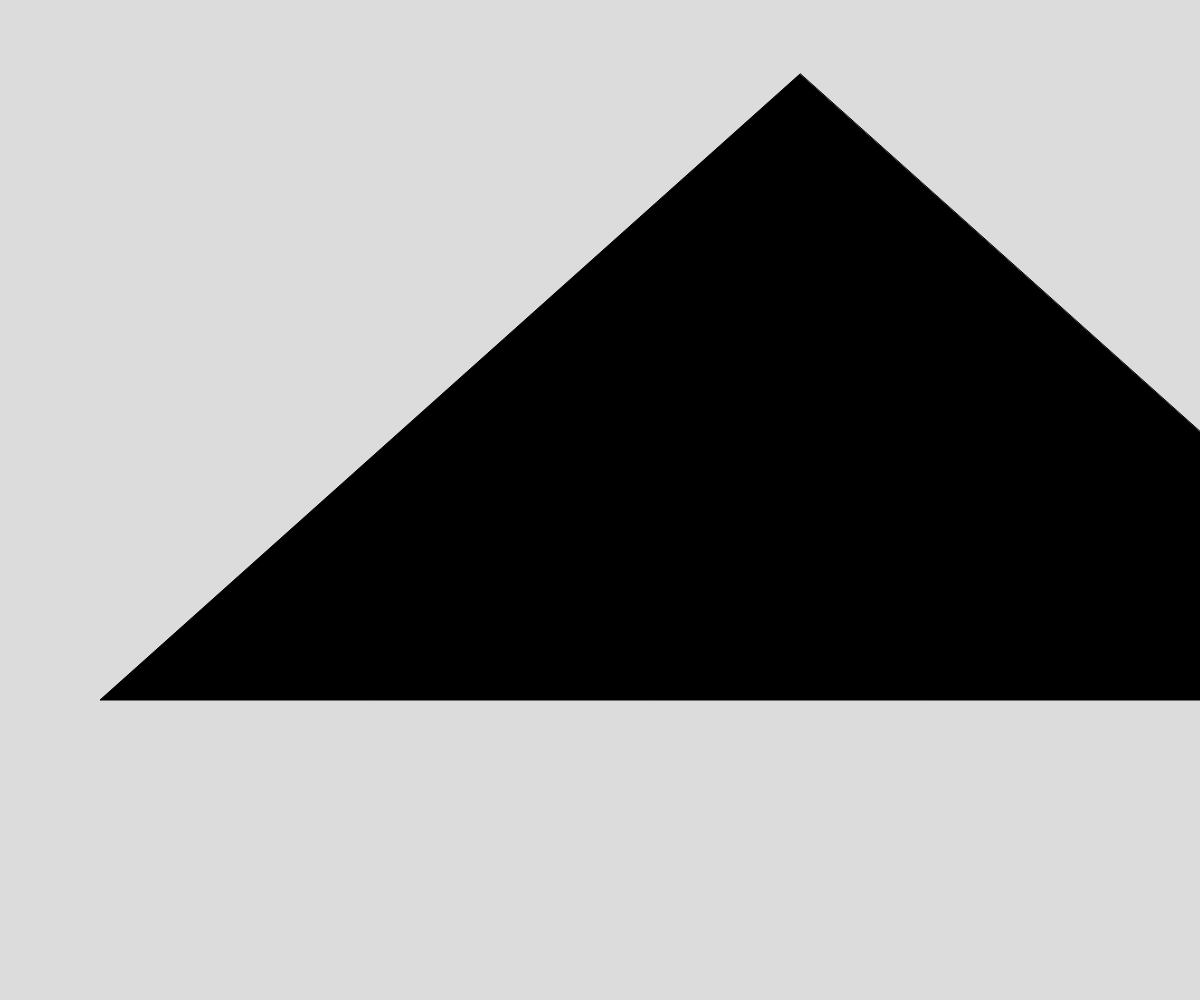
Frame 1 (no input)
Frame 60 (no input): identical to frame 1, image omitted
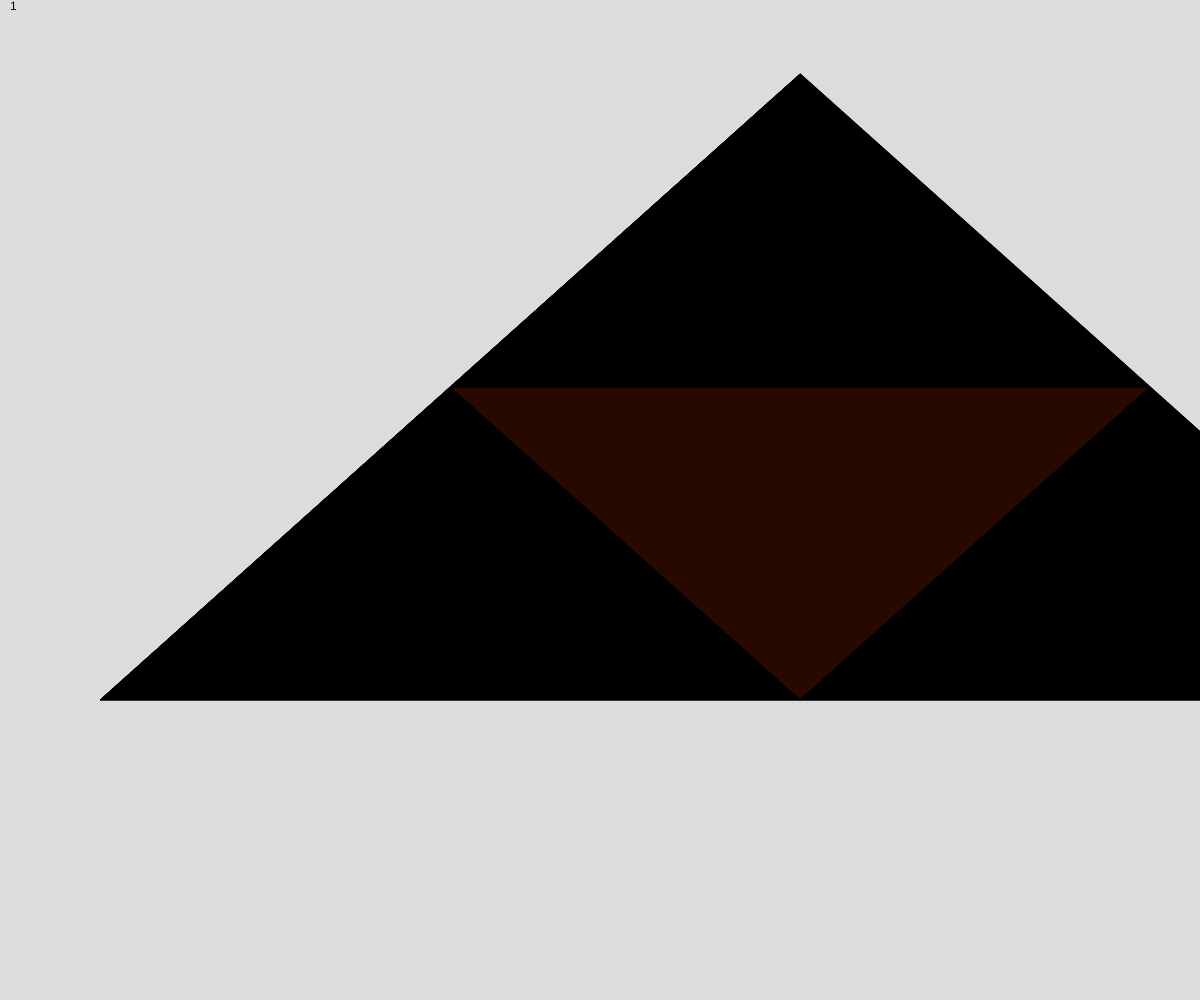
Frame 120 (the mouse pressed at the canvas centre since frame 60)

The p5.js sketch that drew these frames (run headless with seeded random() and noise() and a simulated clock; from frame 60 on, the mouse is pressed at the canvas centre):

// p5.js sketch
// ── sketch.js
/* eslint-disable indent */
// Sierpinski Triangle Demo
// Recursion -- But visual!
// Karthik Narayan
// May 30 2025

let intialTriangle = [
  {x: 800, y: 74},
  {x: 100, y: 700},
  {x: 1500, y: 700}
];

let theDepth = 0;
let theColors;

function setup() {
  createCanvas(windowWidth, windowHeight);
  background(220);
  theColors = [color(0, 0, 10), color(0, 0, 30), color(0, 0, 50), color(0, 0, 70), color(0, 0, 100), color(0, 0, 130), color(0, 0, 170), color(0, 0, 200), color(0, 0, 200)];
  sierpinksi(intialTriangle, theDepth);
}

function draw() {
}

function mousePressed() {
  theDepth++;
  background(220);
  text(theDepth, 10, 10);
  sierpinksi(intialTriangle, theDepth);
}

function sierpinksi(verticies, depth) {
  fill(color(40 * depth, 9 * depth, 0 * depth));
  // Shell triangle
  triangle(verticies[0].x, verticies[0].y,
           verticies[1].x, verticies[1].y,
           verticies[2].x, verticies[2].y
    );

    if (depth > 0) {
      // Pattern -- Draw the three new triangles
      // Bottom Left
      sierpinksi([midpoint(verticies[0], verticies[1]),
                 verticies[1],
                 midpoint(verticies[1], verticies[2])],
                 depth - 1);

      // Top
      sierpinksi([midpoint(verticies[0], verticies[1]),
                 verticies[0],
                 midpoint(verticies[0], verticies[2])],
                 depth - 1);
      // Bottom
      sierpinksi([midpoint(verticies[1], verticies[2]),
                 verticies[2],
                 midpoint(verticies[0], verticies[2])],
                 depth - 1);
    }
}

function midpoint(vertex1, vertex2) {
  let midX = (vertex1.x + vertex2.x) / 2;
  let midY = (vertex1.y + vertex2.y) / 2;
  return {x: midX, y: midY};
}
